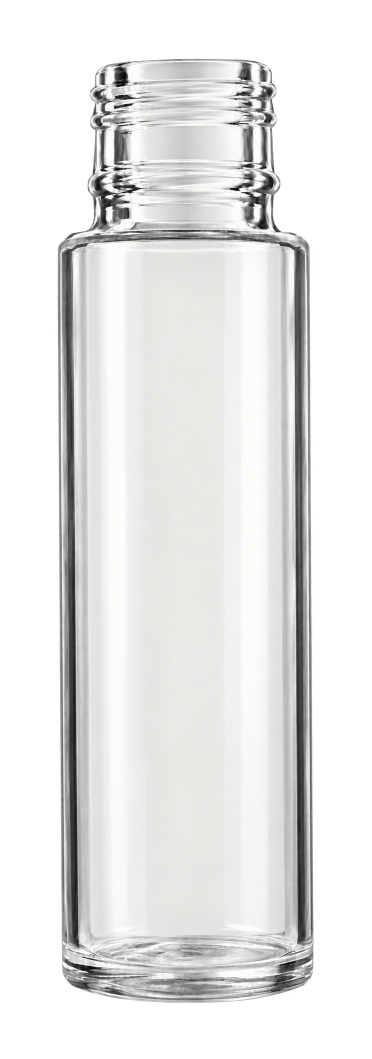
#> input picture docs/reviews/cylinder9-sunburst-2026-11-01/BB_Cylinder_9ml_17-415_Clear_BODY_Sunburst-v01_REVIEW_2026-11-01.png, 743 x 2117 px, found by its file name (shown at 1/2 size)
$ python build-review.py
#> lines starting #> are read from the running program, lines starting #| are printed output that depends on the picture
from pathlib import Path
from PIL import Image
from statistics import median
import json,hashlib,shutil,math
root=Path.cwd();name='cylinder9-rim-level-2026-11-01';doc=root/'docs/reviews'/name;pub=root/'public/reviews'/name
doc.mkdir(parents=True,exist_ok=True);pub.mkdir(parents=True,exist_ok=True)
files=[('before','Before · Sunburst v01',root/'docs/reviews/cylinder9-sunburst-2026-11-01/BB_Cylinder_9ml_17-415_Clear_BODY_Sunburst-v01_REVIEW_2026-11-01.png','before-v01.png'),('after','After · level-rim v02',root/'output/imagegen'/name/'cylinder9-clear-rim-level-v02.png','BB_Cylinder_9ml_17-415_Clear_BODY_Sunburst-Level-Rim-v02_REVIEW_2026-11-01.png')]
data=[]
for role,label,path,dest in files:
 shutil.copy2(path,doc/dest);shutil.copy2(path,pub/dest);im=Image.open(path);a=im.getchannel('A');b=a.point(lambda x:255 if x>=128 else 0).getbbox();w=b[2]-b[0];h=b[3]-b[1];rows=[]
#> further down, im is the input picture: PIL image 743x2117 RGBA; mean R, G, B, A 123.4, 122.8, 121.8, 143.3
#> after `a = im.getchannel('A')`:
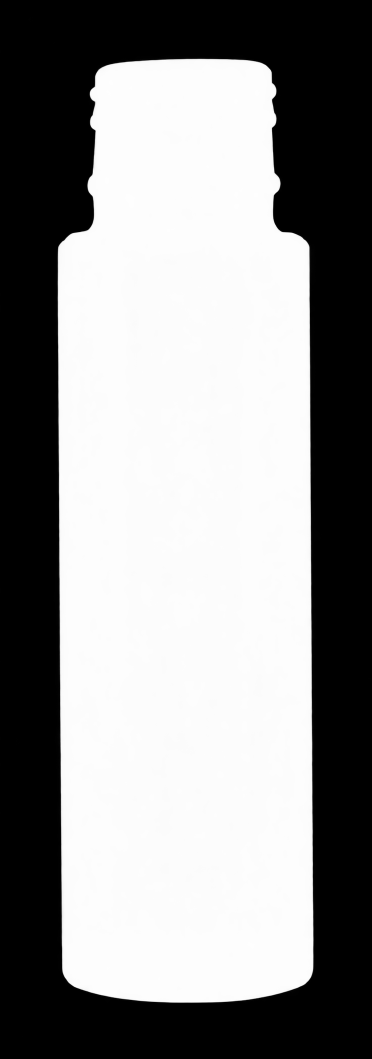
#> a: PIL image 743x2117 L (shown at 1/2 size); min 0, max 255, mean 143.3
#> after `b = a.point(lambda x: 255 if x >= 128 else 0).getbbox()`: b = (116, 118, 627, 2005)
#> after `w = b[2] - b[0]`: w = 511
#> after `h = b[3] - b[1]`: h = 1887
 for x in range(round(b[0]+w*.25),round(b[0]+w*.75)):
  ys=[y for y in range(max(0,b[1]-15),min(im.height-3,b[1]+50)) if all(a.getpixel((x,y+j))>=192 for j in range(3))]
  if ys:rows.append((x,ys[0]))
#> after the loop, rows = 255 pairs, first value 244 to 498, second value 118 to 125
 xm=sum(x for x,y in rows)/len(rows);ym=sum(y for x,y in rows)/len(rows);slope=sum((x-xm)*(y-ym) for x,y in rows)/sum((x-xm)**2 for x,y in rows);n=max(1,len(rows)//5)
#> after `xm = sum((x for x, y in rows)) / len(rows)`: xm = 371
#> after `ym = sum((y for x, y in rows)) / len(rows)`: ym = 119.9
#> after `slope = sum(((x - xm) * (y - ym) for x, y in rows)) / sum(((x - xm) **`: slope = -0.017
#> after `n = max(1, len(rows) // 5)`: n = 51
 hp=(43.5*1971/1619)*im.height/h;wp=hp*1.1*im.width/im.height
#> after `hp = 43.5 * 1971 / 1619 * im.height / h`: hp = 59.41
#> after `wp = hp * 1.1 * im.width / im.height`: wp = 22.94
#> (the run stopped early here; a loop or call above may not have finished)
